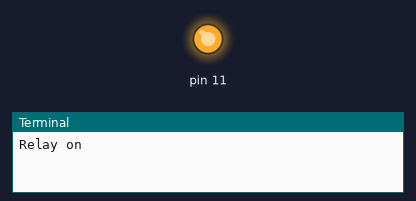
A program run on a simulated Raspberry Pi (header pin numbers). Shown: output pins drawn as LEDs (lit = HIGH), the last lines printed to the terminal.

Above: at 1.0 s.
At 3.0 s:
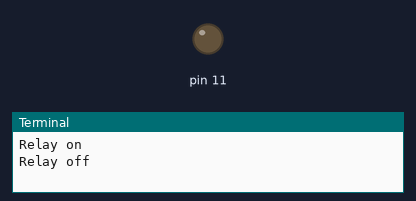
Timing chart, 0 to 5.2 s (numbered marks = the images above):
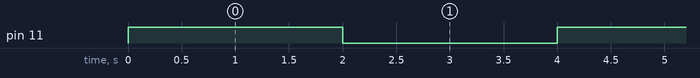

The program:

Rpi_relay.py
```python
import RPi.GPIO as GPIO
import time

GPIO.setmode(GPIO.BOARD)
GPIO.setup(11,GPIO.OUT)
GPIO.setwarnings(False)

for i in range (0,56):
	print "Relay on"
       	GPIO.output(11,True)
       	time.sleep(2)

       	print "Relay off"
       	GPIO.output(11,False)
       	time.sleep(2)

print "END"
GPIO.cleanup()
```

Measured:
- by itself, pin 11: alternates HIGH for 2.0 s and LOW for 2.0 s
